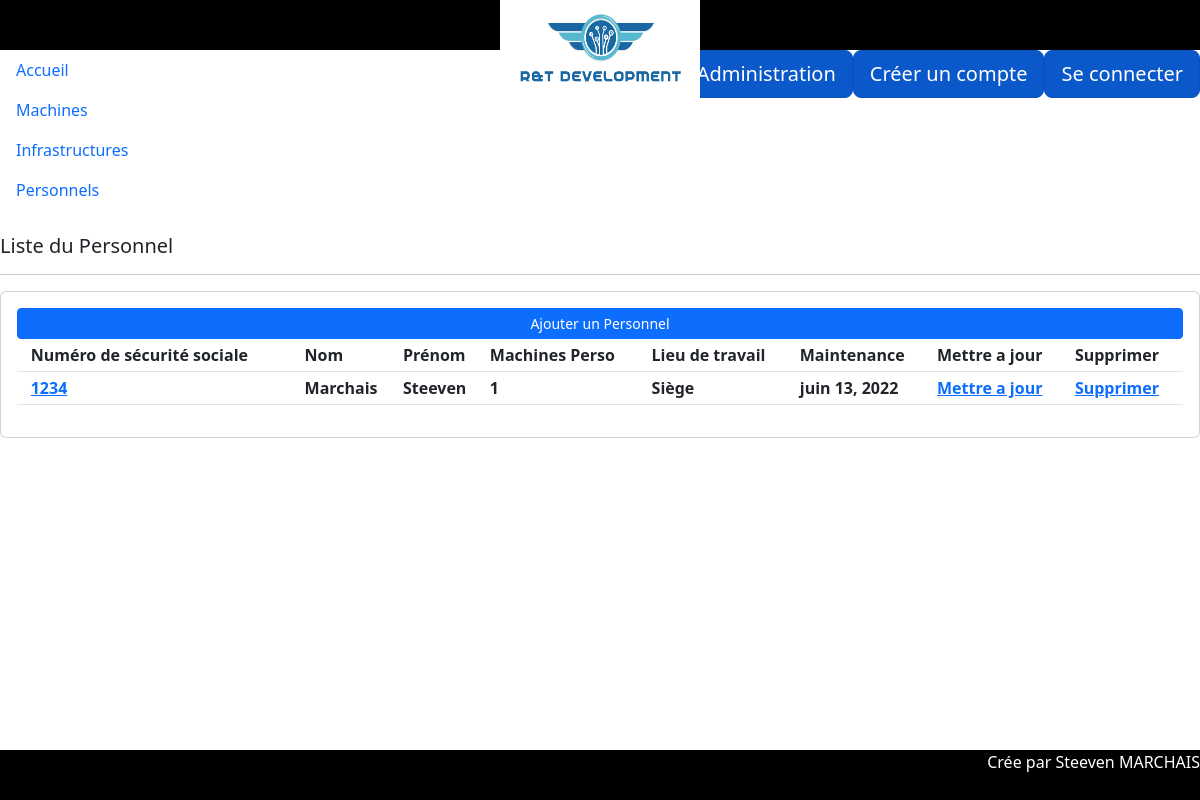
Screenshot of /personnels/ with the database file from the repository.
### personnels/models.py (models this page shows)
class Personnel(models.Model):
    secu = models.BigIntegerField(
                primary_key= True,
                )
    nom = models.CharField(
                max_length=15)
    prenom = models.CharField(
                max_length=15)
    machine_perso = models.SmallIntegerField(
                )
    lieu_travail = models.CharField(
                max_length=15)
    date_de_maintenance = models.DateField(default = datetime.now())

### personnels/views.py (the view)
# urls.py: path('', views.list_personnels, name="list_personnels"),
def list_personnels(request):
    personnels=Personnel.objects.all()
    context = {'personnels' :personnels}
    return render(request, 'personnels/list_personnels.html', context)

### templates/personnels/list_personnels.html
{% extends 'main.html' %}
{% block content %}
<br>
<div class='row'>
    <div>
        <h5>Liste du Personnel</h5>
        <hr>
        <div class="card card-body">
            <a class="btn btn-primary btn-sm btn-block" href="/admin/personnels/personnel/add/">Ajouter un Personnel</a>
            <table class="table table-sm">
                <tr>
                    <th></th>
                    <th>Numéro de sécurité sociale</th>
                    <th>Nom</th>
                    <th>Prénom</th>
                    <th>Machines Perso</th>
                    <th>Lieu de travail</th>
                    <th>Maintenance</th>
                    <th>Mettre a jour</th>
                    <th>Supprimer</th>
                </tr>
                {% for personnel in personnels %}
                    <tr>
                        <th></th>
                        <th><a href="{% url 'personnel-detail' personnel.secu %}">{{personnel.secu}}</a></th>
                        <th>{{personnel.nom}}</th>
                        <th>{{personnel.prenom}}</th>
                        <th>{{personnel.machine_perso}}</th>
                        <th>{{personnel.lieu_travail}}</th>
                        <th>{{personnel.date_de_maintenance}}</th>
                        <th><a href=''>Mettre a jour</a></th>
                        <th><a href="">Supprimer</a></th>
                    </tr>
                {% endfor %}
            </table>
        </div>
    </div>
</div>
{% endblock %}

### static/css/style.css (style rules this page uses)
body { height: 100%; text-align: center; }

### rows the page displays
Personnel: secu "1234", nom "Marchais", prenom "Steeven", machine_perso "1", lieu_travail "Siège", date_de_maintenance "juin 13, 2022"
